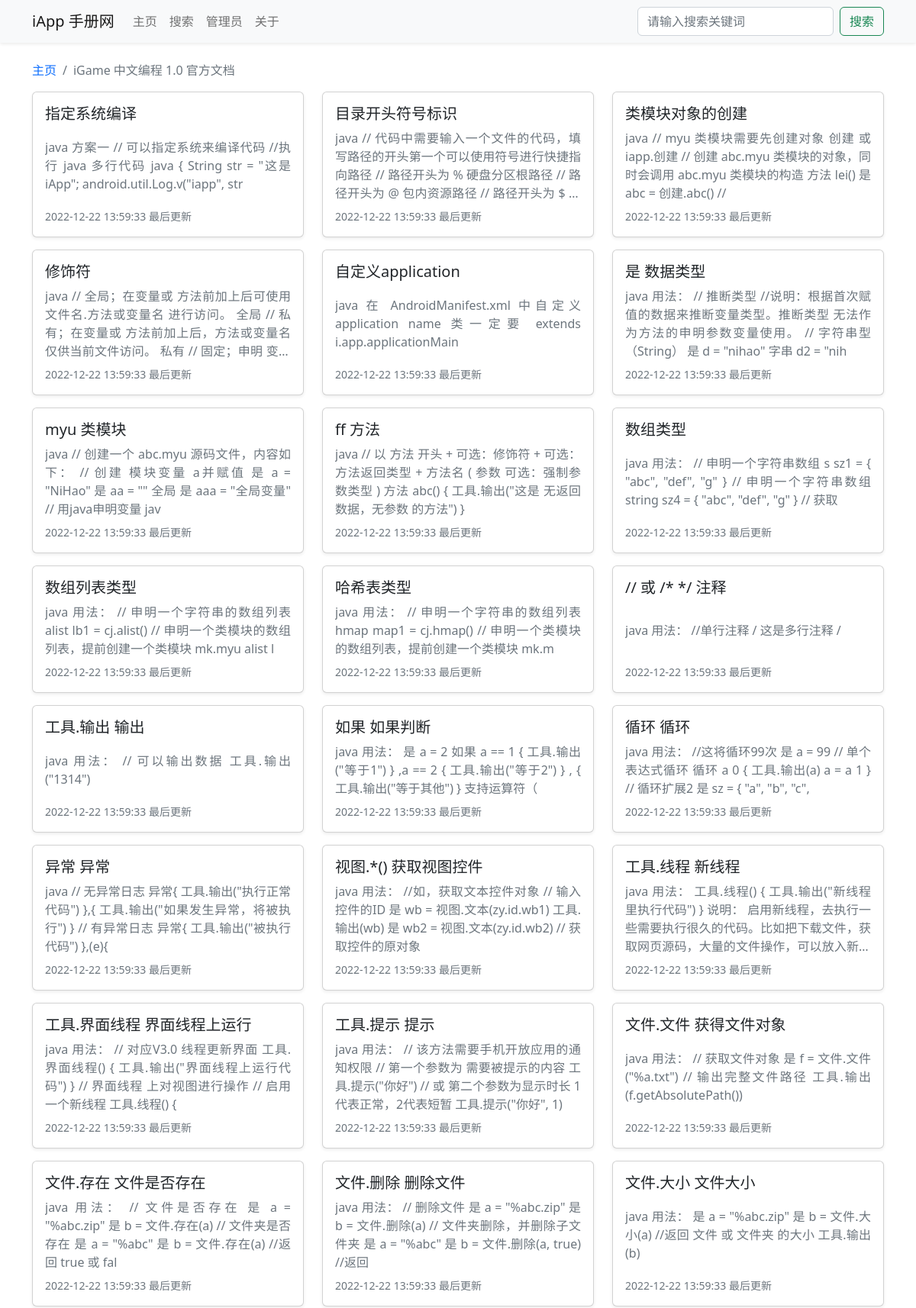
The page /book_41.html (upper part) on the database its author committed.
### tables this page shows
CREATE TABLE `iapp_doc_book` (
  `id` int NOT NULL AUTO_INCREMENT COMMENT '手册ID',
  `create_time` datetime NOT NULL DEFAULT CURRENT_TIMESTAMP COMMENT '上传时间',
  `intro` varchar(500) NOT NULL COMMENT '手册介绍',
  `title` varchar(255) NOT NULL COMMENT '手册标题',
  `update_time` datetime NOT NULL DEFAULT CURRENT_TIMESTAMP COMMENT '最后更新时间',
  PRIMARY KEY (`id`) USING BTREE
);

CREATE TABLE `iapp_doc_article` (
  `id` int NOT NULL AUTO_INCREMENT COMMENT '文章ID',
  `title` varchar(255) NOT NULL COMMENT '文章标题',
  `content` text NOT NULL COMMENT '文章内容',
  `update_time` datetime NOT NULL DEFAULT CURRENT_TIMESTAMP COMMENT '更新时间',
  `book_id` int DEFAULT NULL COMMENT '所属手册ID',
  PRIMARY KEY (`id`) USING BTREE,
  KEY `book_id` (`book_id`) USING BTREE,
  CONSTRAINT `iapp_doc_article_ibfk_1` FOREIGN KEY (`book_id`) REFERENCES `iapp_doc_book` (`id`) ON DELETE RESTRICT ON UPDATE RESTRICT
);

### include/public_fun.php (called while the page is built, shortened)
<?php
class Public_fun
{
    public int $book_id;
    public function get_book_info()
    {
        $table = Config::$table['book'];
        $sql = "SELECT * FROM `$table` WHERE `id` = {$this->book_id};";
        $result = mysqli_query(Init::$conn, $sql);
        $data = mysqli_fetch_assoc($result);
        $this->book_title = $data['title'];
    }
    public function get_book_id()
    {
        $book_id = $_GET['book_id'] ?? '';
        $this->book_id = $book_id;
    }
    public function if_has_login()
    {
        $password = $_COOKIE['password'] ?? '';
    }
}

### book.php (the view, shortened to what this page needs)
<?php
require('./include/init.php');
require('./include/public_fun.php');
class Book extends Public_fun
{
    public function __construct()
    {
        $this->get_book_info();
        $this->get_article_list();
    }
    public function get_article_list()
    {
        $table = Config::$table['article'];
        $sql = "SELECT * FROM `$table` WHERE `book_id` = {$this->book_id} ORDER BY UNIX_TIMESTAMP(`update_time`) DESC, `id`;";
        $result = mysqli_query(Init::$conn, $sql);
        $data = mysqli_fetch_all($result, MYSQLI_ASSOC);
        $this->article_list = $data;
    }
}
$book = new Book();
?>
<!DOCTYPE html>
<html lang="zh-CN">
<head>
    <?php require('./include/head.php') ?>
</head>
<body>
    <?php require('./include/nav.php') ?>
    <div class="container">
        <nav>
            <ol class="breadcrumb">
                <li class="breadcrumb-item"><a href="./" class="text-decoration-none">主页</a></li>
                <li class="breadcrumb-item active"><?php echo strip_tags($book->book_title) ?></li>
            </ol>
        </nav>
        <div class="row">
            <?php
            function parse_content($text)
            {
                $text = strip_tags(mb_substr($text, 0, 120));
                $text = preg_replace('/[#[\]!<>*`-]/', '', $text);
                return $text;
            }
            foreach ($book->article_list as $article_info) {
                $url = Config::$url_static ? ('article_' . $article_info['id'] . '.html') : ('article.php?article_id=' . $article_info['id']);
                echo '
            <div class="col-xxl-3 col-xl-4 col-lg-4 col-md-6 mb-3">
                <a title="' . strip_tags($article_info['title']) . '" class="justify-content-between card card-body shadow-sm h-100 text-decoration-none" href="' . $url . '" role="button">
                    <div class="h5 text-truncate">' . $article_info['title'] . '</div>
                    <div class="mb-2 limit-line-4 text-muted text-justify">' . parse_content($article_info['content']) . '</div>
                    <div class="text-muted small">' . $article_info['update_time'] . ' 最后更新</div>
                </a>
            </div>';
            }
            ?>
        </div>
    </div>
</body>
</html>

### include/head.php (style rules this page uses)
.limit-line-4 { overflow: hidden; display: -webkit-box; -webkit-line-clamp: 4; -webkit-box-orient: vertical; }
.text-justify { text-align: justify; }

### rows shown on the page
iapp_doc_book: title "iGame 中文编程 1.0 官方文档"
iapp_doc_article: title "指定系统编译", content "java 方案一 // 可以指定系统来编译代码 //执行 java 多行代码 java { String str = \"这是 iApp\"; android.util.Log.v(\"iapp\", str", update_time "2022-12-22 13:59:33"
iapp_doc_article: title "目录开头符号标识", content "java // 代码中需要输入一个文件的代码，填写路径的开头第一个可以使用符号进行快捷指向路径 // 路径开头为 % 硬盘分区根路径 // 路径开头为 @ 包内资源路径 // 路径开头为…", update_time "2022-12-22 13:59:33"
iapp_doc_article: title "类模块对象的创建", content "java // myu 类模块需要先创建对象 创建 或 iapp.创建 // 创建 abc.myu 类模块的对象，同时会调用 abc.myu 类模块的构造 方法 lei() 是 abc = 创建.abc() //", update_time "2022-12-22 13:59:33"
iapp_doc_article: title "修饰符", content "java // 全局；在变量或 方法前加上后可使用 文件名.方法或变量名 进行访问。 全局 // 私有；在变量或 方法前加上后，方法或变量名仅供当前文件访问。 私有 // 固定；申明…", update_time "2022-12-22 13:59:33"
iapp_doc_article: title "自定义application", content "java 在 AndroidManifest.xml 中自定义 application name 类一定要 extends i.app.applicationMain", update_time "2022-12-22 13:59:33"
iapp_doc_article: title "是 数据类型", content "java 用法： // 推断类型 //说明：根据首次赋值的数据来推断变量类型。推断类型 无法作为方法的申明参数变量使用。 // 字符串型（String） 是 d = \"nihao\" 字串 d2 = \"nih", update_time "2022-12-22 13:59:33"
iapp_doc_article: title "myu 类模块", content "java // 创建一个 abc.myu 源码文件，内容如下： // 创建 模块变量 a并赋值 是 a = \"NiHao\" 是 aa = \"\" 全局 是 aaa = \"全局变量\" // 用java申明变量 jav", update_time "2022-12-22 13:59:33"
iapp_doc_article: title "ff 方法", content "java // 以 方法 开头 + 可选：修饰符 + 可选：方法返回类型 + 方法名 ( 参数 可选：强制参数类型 ) 方法 abc() { 工具.输出(\"这是 无返回数据，无参数 的方法\") }", update_time "2022-12-22 13:59:33"
iapp_doc_article: title "数组类型", content "java 用法： // 申明一个字符串数组 s sz1 = { \"abc\", \"def\", \"g\" } // 申明一个字符串数组 string sz4 = { \"abc\", \"def\", \"g\" } // 获取", update_time "2022-12-22 13:59:33"
iapp_doc_article: title "数组列表类型", content "java 用法： // 申明一个字符串的数组列表 alist lb1 = cj.alist() // 申明一个类模块的数组列表，提前创建一个类模块 mk.myu alist l", update_time "2022-12-22 13:59:33"
iapp_doc_article: title "哈希表类型", content "java 用法： // 申明一个字符串的数组列表 hmap map1 = cj.hmap() // 申明一个类模块的数组列表，提前创建一个类模块 mk.m", update_time "2022-12-22 13:59:33"
iapp_doc_article: title "// 或 /* */ 注释", content "java 用法： //单行注释 / 这是多行注释 /", update_time "2022-12-22 13:59:33"
iapp_doc_article: title "工具.输出 输出", content "java 用法： // 可以输出数据 工具.输出(\"1314\")", update_time "2022-12-22 13:59:33"
iapp_doc_article: title "如果 如果判断", content "java 用法： 是 a = 2 如果 a == 1 { 工具.输出(\"等于1\") } ,a == 2 { 工具.输出(\"等于2\") } , { 工具.输出(\"等于其他\") } 支持运算符（", update_time "2022-12-22 13:59:33"
iapp_doc_article: title "循环 循环", content "java 用法： //这将循环99次 是 a = 99 // 单个表达式循环 循环 a 0 { 工具.输出(a) a = a 1 } // 循环扩展2 是 sz = { \"a\", \"b\", \"c\",", update_time "2022-12-22 13:59:33"
iapp_doc_article: title "异常 异常", content "java // 无异常日志 异常{ 工具.输出(\"执行正常代码\") },{ 工具.输出(\"如果发生异常，将被执行\") } // 有异常日志 异常{ 工具.输出(\"被执行代码\") },(e){", update_time "2022-12-22 13:59:33"
iapp_doc_article: title "视图.*() 获取视图控件", content "java 用法： //如，获取文本控件对象 // 输入控件的ID 是 wb = 视图.文本(zy.id.wb1) 工具.输出(wb) 是 wb2 = 视图.文本(zy.id.wb2) // 获取控件的原对象", update_time "2022-12-22 13:59:33"
iapp_doc_article: title "工具.线程 新线程", content "java 用法： 工具.线程() { 工具.输出(\"新线程里执行代码\") }…", update_time "2022-12-22 13:59:33"
iapp_doc_article: title "工具.界面线程 界面线程上运行", content "java 用法： // 对应V3.0 线程更新界面 工具.界面线程() { 工具.输出(\"界面线程上运行代码\") } // 界面线程 上对视图进行操作 // 启用一个新线程 工具.线程() {", update_time "2022-12-22 13:59:33"
iapp_doc_article: title "工具.提示 提示", content "java 用法： // 该方法需要手机开放应用的通知权限 // 第一个参数为 需要被提示的内容 工具.提示(\"你好\") // 或 第二个参数为显示时长 1代表正常，2代表短暂 工具.提示(\"你好\", 1)", update_time "2022-12-22 13:59:33"
iapp_doc_article: title "文件.文件 获得文件对象", content "java 用法： // 获取文件对象 是 f = 文件.文件(\"%a.txt\") // 输出完整文件路径 工具.输出(f.getAbsolutePath())", update_time "2022-12-22 13:59:33"
iapp_doc_article: title "文件.存在 文件是否存在", content "java 用法： // 文件是否存在 是 a = \"%abc.zip\" 是 b = 文件.存在(a) // 文件夹是否存在 是 a = \"%abc\" 是 b = 文件.存在(a) //返回 true 或 fal", update_time "2022-12-22 13:59:33"
iapp_doc_article: title "文件.删除 删除文件", content "java 用法： // 删除文件 是 a = \"%abc.zip\" 是 b = 文件.删除(a) // 文件夹删除，并删除子文件夹 是 a = \"%abc\" 是 b = 文件.删除(a, true) //返回", update_time "2022-12-22 13:59:33"
iapp_doc_article: title "文件.大小 文件大小", content "java 用法： 是 a = \"%abc.zip\" 是 b = 文件.大小(a) //返回 文件 或 文件夹 的大小 工具.输出(b)", update_time "2022-12-22 13:59:33"

### other values the page prints
Config::$site_title "iApp 手册网"
